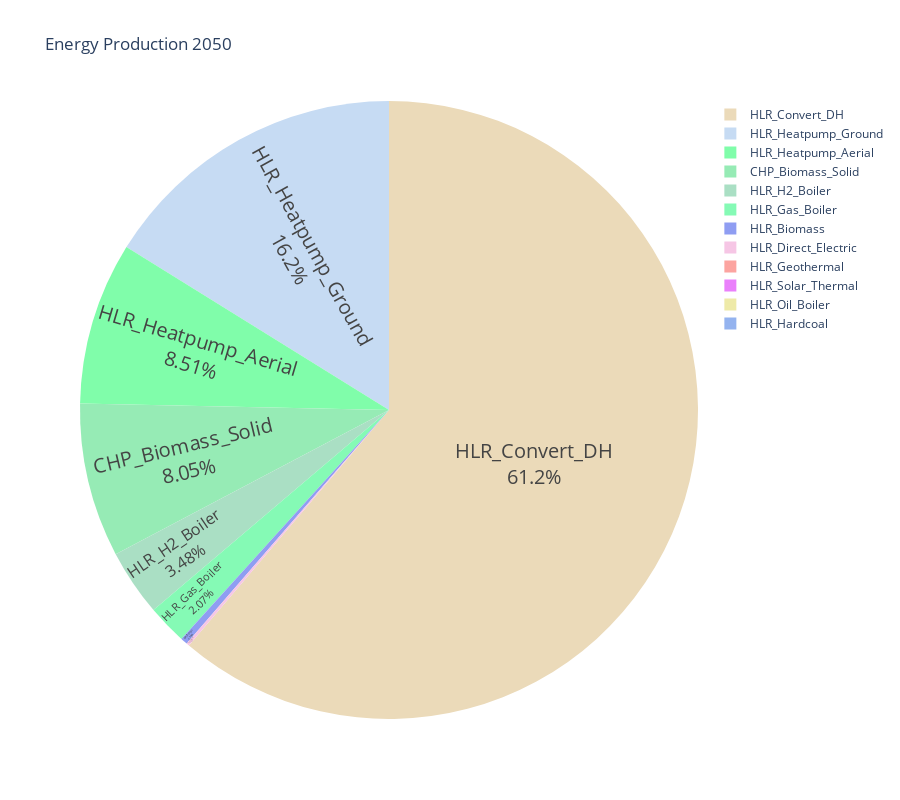
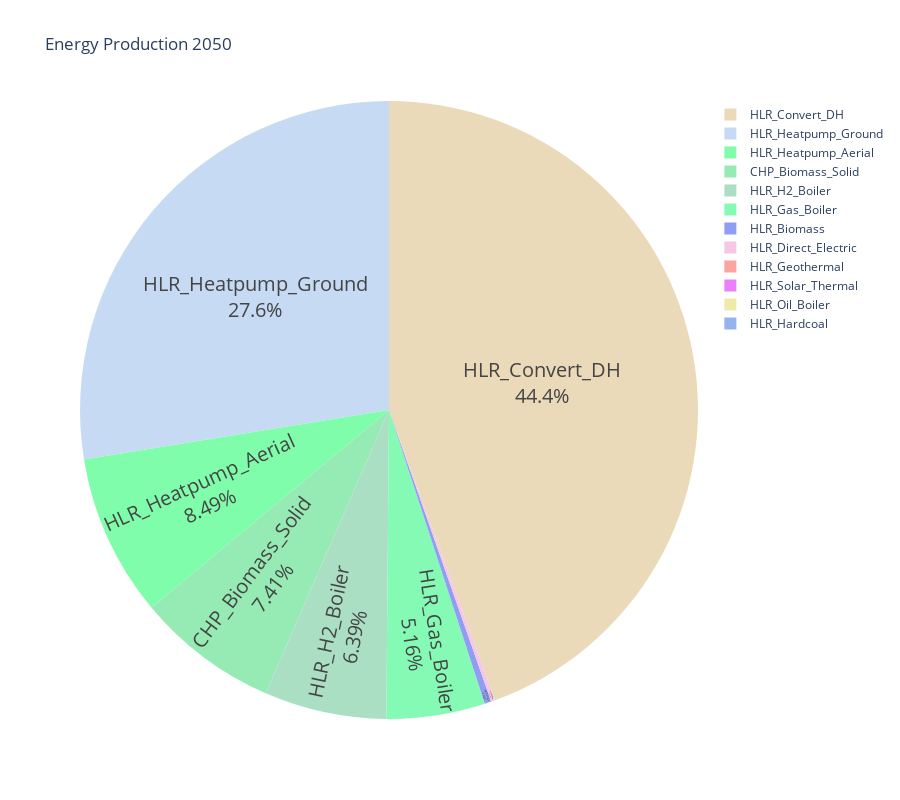

Write notebook code for charts like these, in order.
### Code cell
fig = power_pie_plot2(SEASON_DATA)
fig.show()

if WRITE_FIGS:
    fig.write_image(WRITE_DIR / "power_pie_plot2.png")

fig = power_pie_plot2(EXPENSIVE_HLDH)
fig.show()

if WRITE_FIGS:
    fig.write_image(WRITE_DIR / "power_pie_plot2_expensive.png")

### Figure 1 — Plotly figure (JSON) as saved in the notebook; plotly's stock layout.template omitted (floating-point values rounded to 4 significant figures; data arrays with more than 128 entries replaced by an {"elided": "..."} marker saying what was removed)
{"data": [{"labels": {"elided": "349 str values"}, "marker": {"colors": {"elided": "349 str values"}}, "textfont": {"size": 20}, "textinfo": "percent+label", "textposition": "inside", "type": "pie", "values": {"elided": "349 float values"}}], "layout": {"height": 800, "title": {"text": "Energy Production 2050"}, "width": 900}}

### Figure 2 — Plotly figure (JSON) as saved in the notebook; plotly's stock layout.template omitted (floating-point values rounded to 4 significant figures; data arrays with more than 128 entries replaced by an {"elided": "..."} marker saying what was removed)
{"data": [{"labels": {"elided": "346 str values"}, "marker": {"colors": {"elided": "346 str values"}}, "textfont": {"size": 20}, "textinfo": "percent+label", "textposition": "inside", "type": "pie", "values": {"elided": "346 float values"}}], "layout": {"height": 800, "title": {"text": "Energy Production 2050"}, "width": 900}}
